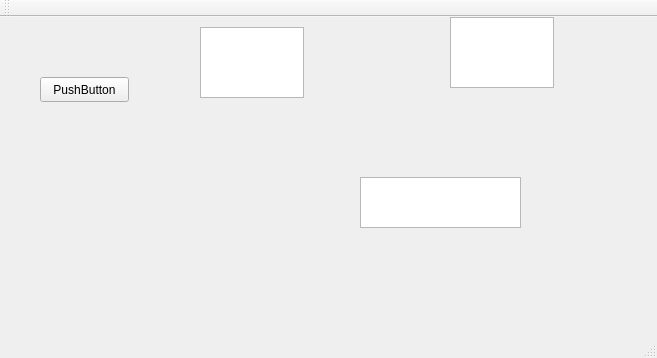
<?xml version="1.0" encoding="UTF-8"?>
<ui version="4.0">
 <class>MainWindow</class>
 <widget class="QMainWindow" name="MainWindow">
  <property name="geometry">
   <rect>
    <x>0</x>
    <y>0</y>
    <width>657</width>
    <height>358</height>
   </rect>
  </property>
  <property name="windowTitle">
   <string>MainWindow</string>
  </property>
  <widget class="QWidget" name="centralWidget">
   <widget class="QPushButton" name="pushButton">
    <property name="geometry">
     <rect>
      <x>40</x>
      <y>60</y>
      <width>89</width>
      <height>25</height>
     </rect>
    </property>
    <property name="text">
     <string>PushButton</string>
    </property>
   </widget>
   <widget class="QTextBrowser" name="textBrowser">
    <property name="geometry">
     <rect>
      <x>360</x>
      <y>160</y>
      <width>161</width>
      <height>51</height>
     </rect>
    </property>
   </widget>
   <widget class="QTextEdit" name="textEdit">
    <property name="geometry">
     <rect>
      <x>200</x>
      <y>10</y>
      <width>104</width>
      <height>71</height>
     </rect>
    </property>
   </widget>
   <widget class="QTextEdit" name="textEdit_2">
    <property name="geometry">
     <rect>
      <x>450</x>
      <y>0</y>
      <width>104</width>
      <height>71</height>
     </rect>
    </property>
   </widget>
  </widget>
  <widget class="QMenuBar" name="menuBar">
   <property name="geometry">
    <rect>
     <x>0</x>
     <y>0</y>
     <width>657</width>
     <height>22</height>
    </rect>
   </property>
  </widget>
  <widget class="QToolBar" name="mainToolBar">
   <attribute name="toolBarArea">
    <enum>TopToolBarArea</enum>
   </attribute>
   <attribute name="toolBarBreak">
    <bool>false</bool>
   </attribute>
  </widget>
  <widget class="QStatusBar" name="statusBar"/>
 </widget>
 <layoutdefault spacing="6" margin="11"/>
 <resources/>
 <connections/>
</ui>
